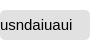
<?xml version="1.0" encoding="UTF-8"?>
<ui version="4.0">
 <class>Tag</class>
 <widget class="QWidget" name="Tag">
  <property name="geometry">
   <rect>
    <x>0</x>
    <y>0</y>
    <width>100</width>
    <height>40</height>
   </rect>
  </property>
  <property name="windowTitle">
   <string>Form</string>
  </property>
  <property name="styleSheet">
   <string notr="true">background-color:rgba(200,200,0,0);</string>
  </property>
  <widget class="QLabel" name="label">
   <property name="geometry">
    <rect>
     <x>0</x>
     <y>10</y>
     <width>90</width>
     <height>30</height>
    </rect>
   </property>
   <property name="font">
    <font>
     <pointsize>11</pointsize>
    </font>
   </property>
   <property name="styleSheet">
    <string notr="true">background-color: rgba(0,0,0,30);
border-radius:5px;</string>
   </property>
   <property name="text">
    <string>usndaiuaui</string>
   </property>
  </widget>
  <widget class="QToolButton" name="deleteButton">
   <property name="geometry">
    <rect>
     <x>80</x>
     <y>0</y>
     <width>20</width>
     <height>20</height>
    </rect>
   </property>
   <property name="styleSheet">
    <string notr="true">QToolButton{
	background-color: rgba(0,0,0,0);
	border-radius: 10px;      
	border-image:url(:/images/black_cross.png);
}

QToolButton:hover{	
	icon-size:25px 25px;
	border-image:url(:/images/red_cross.png);
}</string>
   </property>
   <property name="text">
    <string/>
   </property>
  </widget>
 </widget>
 <resources/>
 <connections/>
</ui>
